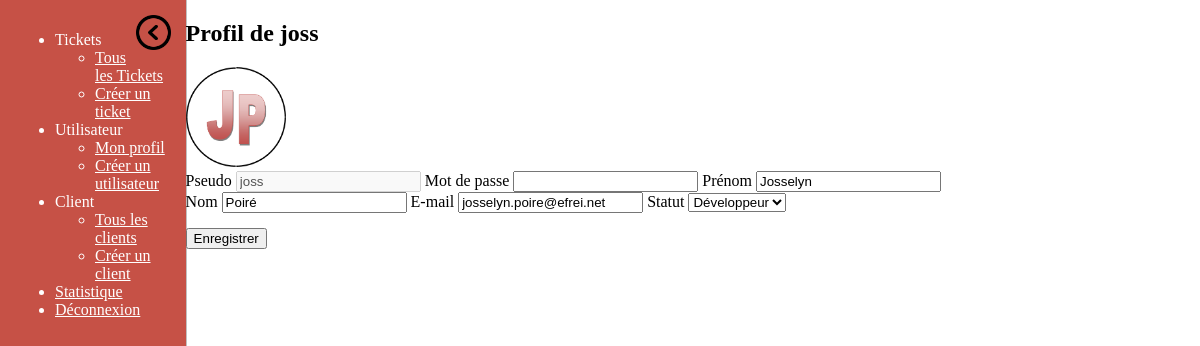
The page /profil.php (signed in) on the database its author committed.
### tables this page shows
CREATE TABLE IF NOT EXISTS `user` (
  `user` varchar(20) NOT NULL,
  `mdp` varchar(255) NOT NULL,
  `prenom` varchar(30) NOT NULL,
  `nom` varchar(30) NOT NULL,
  `mail` varchar(255) NOT NULL,
  `profil` text NOT NULL,
  `del` int(11) NOT NULL DEFAULT '0',
  PRIMARY KEY (`user`)
);

### profil.php (the view, shortened to what this page needs)
<?php
	include 'connexion.php';
	$res = $bdd->query("select * from user where user='".$_SESSION['user']."'");
	$user = $res->fetch();
?>
<!DOCTYPE html>
<html>
<head>
	<link rel="stylesheet" type="text/css" href="./css/style.css">
	<link rel="stylesheet" href="http://www.iut-fbleau.fr/css/concise.min.css">
	<link rel="stylesheet" href="http://www.iut-fbleau.fr/css/concise-utils/concise-utils.min.css">
	<link rel="stylesheet" href="http://www.iut-fbleau.fr/css/concise-ui/concise-ui.min.css">
</head>
<body>
	<?php include 'menu.php'; ?>
	<section>
		<h1 class="_bb1 _mts _mbs">Profil de <?php echo $_SESSION['user']; ?></h1>
		<?php
			$img_debut = "img/d".strtolower(substr($user['prenom'], 0,1)).".png";
			$img_fin = "img/f".strtolower(substr($user['nom'], 0,1)).".png";
			echo '<img src="'.$img_debut.'" width="50px">';
			echo '<img src="'.$img_fin.'" width="50px">';
		?>
		<form method="post" action="update_profil.php">
			<label>Pseudo</label>
			<input type="text" name="user" value="<?php echo $_SESSION['user']; ?>" disabled>
			<label>Mot de passe</label>
			<input type="password" name="pass">
			<label>Prénom</label>
			<input type="text" name="prenom" value="<?php echo $user['prenom']; ?>">
			<label>Nom</label>
			<input type="text" name="nom" value="<?php echo $user['nom']; ?>">
			<label>E-mail</label>
			<input type="mail" name="mail" value="<?php echo $user['mail']; ?>">
			<label>Statut</label>
			<select name="profil">
            	<option value="Developpeur" <?php if($user['profil'] == "Developpeur") { echo "selected";} ?>>Développeur</option>
        	</select>
        	<br>
			<input type="submit" value="Enregistrer" style="margin-top: 15px;">
		</form>
	</section>
</body>
</html>

### css/style.css (style rules this page uses)
section { width: 64%; position: relative; top: 0px; left: 15%; }

### rows shown on the page
user: prenom "Josselyn", nom "Poiré", mail "josselyn.poire@efrei.net", profil "Développeur"

### other values the page prints
$_SESSION['user'] "joss"
